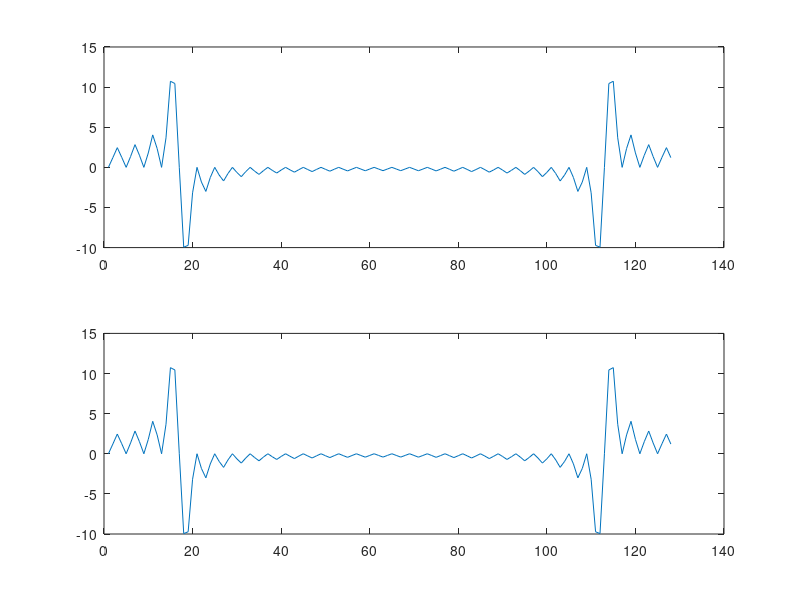
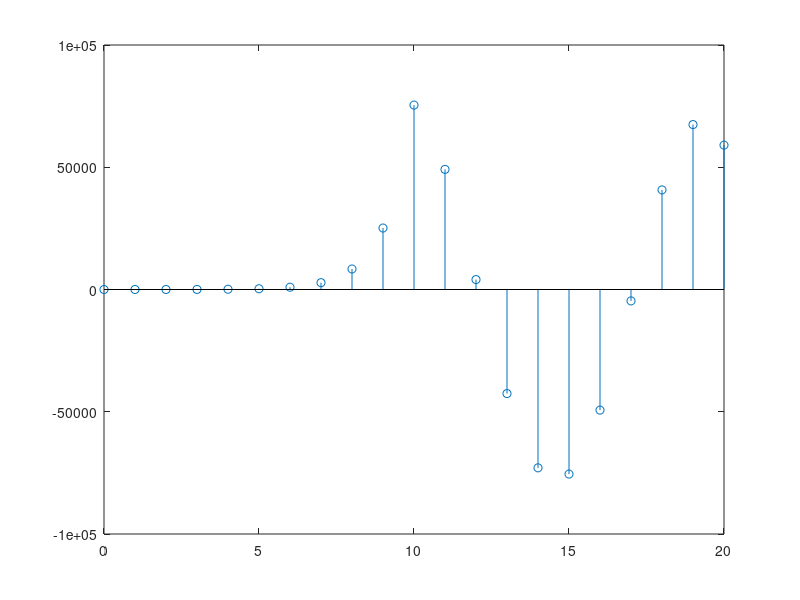
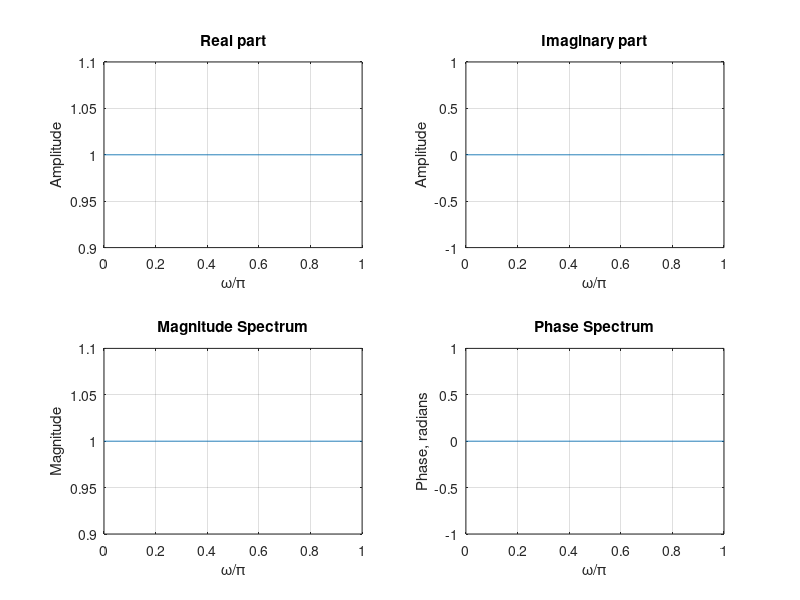

The MATLAB script that drew these images, in order: (Note: this script raises an error after producing the figures.)
clear
clc

%% problem 1
n=0:31;
x=sin(pi*n/4);
y1=zeros(1,128);
for k=1:128
    y=0;
    for n=1:32
        y=y+x(n)*exp(-j*2*pi*(k-1)*(n-1)/128);
    end 
    y1(k)=y;
end
k=1:128;

figure
subplot(2,1,1)
plot(k,y1)

n1=0:31;
x2=sin(pi*n1/4);
y2=fft(x2,128);
subplot(2,1,2)
plot(k,y2)


%% problem 2

num=[0.15 0 -0.15];
den=[1 -0.5 0.7];
[h,w]=freqz(num,den);
figure
plot(w/pi,abs(h));
%从图看似乎是bandpass


%% problem 3

n=0:10;
g=cos(0.2*pi*n);
h=3.^n;
y=conv(g,h);
n1=0:length(y)-1;
stem(n1,y);

%% problem 4

k=1024;
num = input('Numerator coefficients = ');
den = input('Denominator coefficients = ');
% Compute the frequency response
w = 0:pi/(k-1):pi;
h = freqz(num, den, w);
% Plot the frequency response
figure
subplot(2,2,1)
plot(w./pi,real(h));grid
title('Real part')
xlabel('\omega/\pi'); ylabel('Amplitude')
subplot(2,2,2)
plot(w./pi,imag(h));grid
title('Imaginary part')
xlabel('\omega/\pi'); ylabel('Amplitude')
subplot(2,2,3)
plot(w./pi,abs(h));grid
title('Magnitude Spectrum')
xlabel('\omega/\pi'); ylabel('Magnitude')
subplot(2,2,4)
plot(w./pi,angle(h));grid  %unwrap(angle(h))
title('Phase Spectrum')
xlabel('\omega/\pi'); ylabel('Phase, radians')



%% problem 5
syms t;
x=sin(0.1*pi*t)+2*cos(0.3*pi*5*t)+3*sin(0.5*pi*t);
ft=20000;
n=1:64;
y=subs(x,t,n/ft);
subplot(2,1,1)
[h,w]=freqz(double(y),[1]);
plot(w/pi,abs(h));
title('Magnitude spectrum of the sampled samples')
xlabel('\omega/\pi'); ylabel('Magnitude')
subplot(2,1,2)
plot(w/pi,angle(h));
title('Phase spectrum of the sampled samples')
xlabel('\omega/\pi'); ylabel('Phase')




